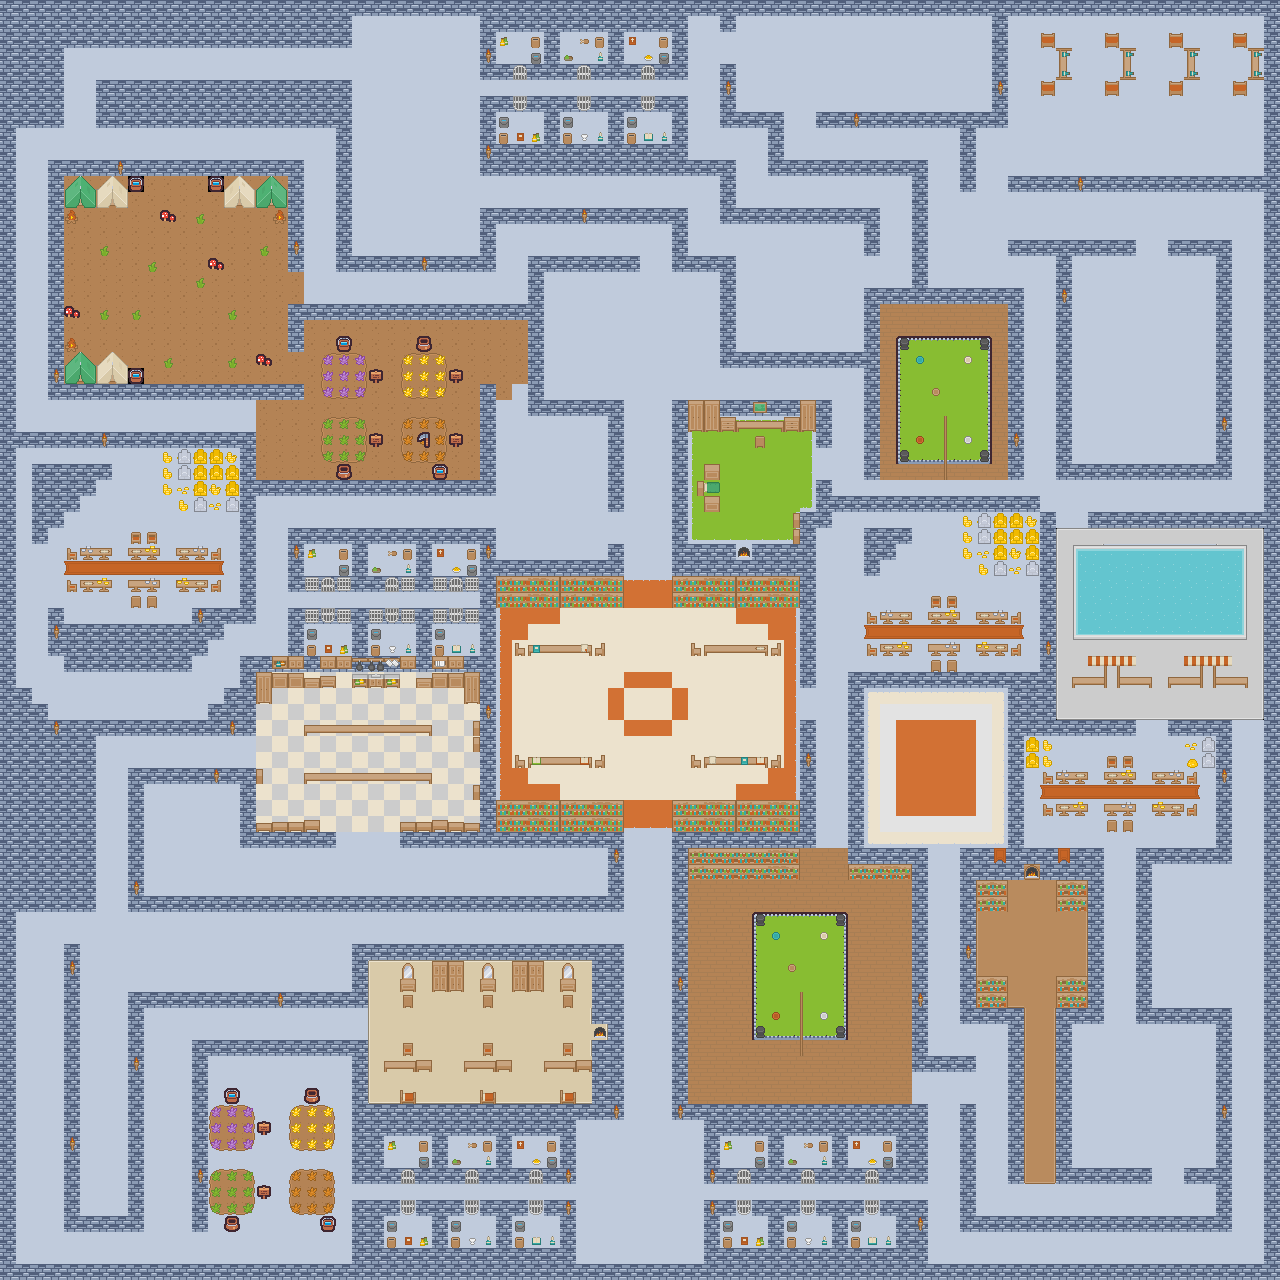

This is a level from a 2D game, rendered from its Tiled map with the project's own tilesets. A one-line summary and the map file follow, with tile-layer data summarised:
An orthogonal 80x80 tile map with 16x16 px tiles, 7 tile layers (background, decorationC, obstacles, decorationB, ...), 3 tilesets.

<map version="1.10" tiledversion="1.11.2" orientation="orthogonal" renderorder="right-down" width="80" height="80" tilewidth="16" tileheight="16" infinite="0" nextlayerid="9" nextobjectid="1">
 <editorsettings>
  <export target="lvl2.tmj" format="json" />
 </editorsettings>
 <tileset firstgid="1" name="animations" tilewidth="16" tileheight="16" tilecount="108" columns="18">
  <image source="../assets/animations.png" trans="000000" width="288" height="96" />
  <tile id="0">
   <properties>
    <property name="Coins" type="bool" value="true" />
    <property name="animationFrames" type="int" value="2" />
   </properties>
   <animation>
    <frame tileid="0" duration="150" />
    <frame tileid="1" duration="150" />
   </animation>
  </tile>
  <tile id="2">
   <properties>
    <property name="Coins" type="bool" value="true" />
    <property name="animationFrames" type="int" value="2" />
   </properties>
   <animation>
    <frame tileid="2" duration="150" />
    <frame tileid="3" duration="150" />
   </animation>
  </tile>
  <tile id="4">
   <properties>
    <property name="animationFrames" type="int" value="4" />
   </properties>
   <animation>
    <frame tileid="4" duration="300" />
    <frame tileid="5" duration="300" />
    <frame tileid="6" duration="300" />
    <frame tileid="7" duration="300" />
   </animation>
  </tile>
  <tile id="8">
   <properties>
    <property name="animationFrames" type="int" value="2" />
   </properties>
   <animation>
    <frame tileid="8" duration="150" />
    <frame tileid="9" duration="150" />
   </animation>
  </tile>
  <tile id="10">
   <properties>
    <property name="animationFrames" type="int" value="2" />
   </properties>
   <animation>
    <frame tileid="10" duration="150" />
    <frame tileid="11" duration="150" />
   </animation>
  </tile>
  <tile id="12">
   <properties>
    <property name="animationFrames" type="int" value="4" />
   </properties>
   <animation>
    <frame tileid="12" duration="300" />
    <frame tileid="13" duration="300" />
    <frame tileid="14" duration="300" />
    <frame tileid="15" duration="300" />
   </animation>
  </tile>
  <tile id="16">
   <properties>
    <property name="Coins" type="bool" value="true" />
    <property name="animationFrames" type="int" value="2" />
   </properties>
   <animation>
    <frame tileid="16" duration="300" />
    <frame tileid="17" duration="300" />
   </animation>
  </tile>
  <tile id="18">
   <properties>
    <property name="animationFrames" type="int" value="2" />
   </properties>
   <animation>
    <frame tileid="18" duration="300" />
    <frame tileid="19" duration="300" />
   </animation>
  </tile>
  <tile id="20">
   <properties>
    <property name="animationFrames" type="int" value="2" />
   </properties>
   <animation>
    <frame tileid="20" duration="300" />
    <frame tileid="21" duration="300" />
   </animation>
  </tile>
  <tile id="22">
   <properties>
    <property name="animationFrames" type="int" value="4" />
   </properties>
   <animation>
    <frame tileid="22" duration="300" />
    <frame tileid="23" duration="300" />
    <frame tileid="24" duration="300" />
    <frame tileid="25" duration="300" />
   </animation>
  </tile>
  <tile id="26">
   <properties>
    <property name="animationFrames" type="int" value="2" />
   </properties>
   <animation>
    <frame tileid="26" duration="300" />
    <frame tileid="27" duration="300" />
   </animation>
  </tile>
  <tile id="28">
   <properties>
    <property name="animationFrames" type="int" value="2" />
   </properties>
   <animation>
    <frame tileid="28" duration="300" />
    <frame tileid="29" duration="300" />
   </animation>
  </tile>
  <tile id="30">
   <properties>
    <property name="animationFrames" type="int" value="2" />
   </properties>
   <animation>
    <frame tileid="30" duration="300" />
    <frame tileid="31" duration="300" />
   </animation>
  </tile>
  <tile id="32">
   <properties>
    <property name="animationFrames" type="int" value="2" />
   </properties>
   <animation>
    <frame tileid="32" duration="300" />
    <frame tileid="33" duration="300" />
   </animation>
  </tile>
  <tile id="34">
   <properties>
    <property name="animationFrames" type="int" value="2" />
   </properties>
   <animation>
    <frame tileid="34" duration="300" />
    <frame tileid="35" duration="300" />
   </animation>
  </tile>
  <tile id="36">
   <properties>
    <property name="animationFrames" type="int" value="2" />
   </properties>
   <animation>
    <frame tileid="36" duration="300" />
    <frame tileid="37" duration="300" />
   </animation>
  </tile>
  <tile id="38">
   <properties>
    <property name="animationFrames" type="int" value="2" />
   </properties>
   <animation>
    <frame tileid="38" duration="300" />
    <frame tileid="39" duration="300" />
   </animation>
  </tile>
  <tile id="40">
   <properties>
    <property name="animationFrames" type="int" value="2" />
   </properties>
   <animation>
    <frame tileid="40" duration="300" />
    <frame tileid="41" duration="300" />
   </animation>
  </tile>
  <tile id="42">
   <properties>
    <property name="animationFrames" type="int" value="2" />
   </properties>
   <animation>
    <frame tileid="42" duration="300" />
    <frame tileid="43" duration="300" />
   </animation>
  </tile>
  <tile id="44">
   <properties>
    <property name="animationFrames" type="int" value="2" />
   </properties>
   <animation>
    <frame tileid="44" duration="300" />
    <frame tileid="45" duration="300" />
   </animation>
  </tile>
  <tile id="46">
   <properties>
    <property name="animationFrames" type="int" value="2" />
   </properties>
   <animation>
    <frame tileid="46" duration="300" />
    <frame tileid="47" duration="300" />
   </animation>
  </tile>
  <tile id="48">
   <properties>
    <property name="animationFrames" type="int" value="2" />
   </properties>
   <animation>
    <frame tileid="48" duration="300" />
    <frame tileid="49" duration="300" />
   </animation>
  </tile>
  <tile id="50">
   <properties>
    <property name="animationFrames" type="int" value="2" />
   </properties>
   <animation>
    <frame tileid="50" duration="300" />
    <frame tileid="51" duration="300" />
   </animation>
  </tile>
  <tile id="52">
   <properties>
    <property name="animationFrames" type="int" value="2" />
   </properties>
   <animation>
    <frame tileid="52" duration="300" />
    <frame tileid="53" duration="300" />
   </animation>
  </tile>
  <tile id="54">
   <properties>
    <property name="animationFrames" type="int" value="2" />
   </properties>
   <animation>
    <frame tileid="54" duration="300" />
    <frame tileid="55" duration="300" />
   </animation>
  </tile>
  <tile id="56">
   <properties>
    <property name="animationFrames" type="int" value="2" />
   </properties>
   <animation>
    <frame tileid="56" duration="300" />
    <frame tileid="57" duration="300" />
   </animation>
  </tile>
  <tile id="58">
   <properties>
    <property name="animationFrames" type="int" value="2" />
   </properties>
   <animation>
    <frame tileid="58" duration="300" />
    <frame tileid="59" duration="300" />
   </animation>
  </tile>
  <tile id="60">
   <properties>
    <property name="animationFrames" type="int" value="2" />
   </properties>
   <animation>
    <frame tileid="60" duration="300" />
    <frame tileid="61" duration="300" />
   </animation>
  </tile>
  <tile id="62">
   <properties>
    <property name="animationFrames" type="int" value="2" />
   </properties>
   <animation>
    <frame tileid="62" duration="300" />
    <frame tileid="63" duration="300" />
   </animation>
  </tile>
  <tile id="64">
   <properties>
    <property name="animationFrames" type="int" value="2" />
   </properties>
   <animation>
    <frame tileid="64" duration="300" />
    <frame tileid="65" duration="300" />
   </animation>
  </tile>
  <tile id="66">
   <properties>
    <property name="animationFrames" type="int" value="2" />
   </properties>
   <animation>
    <frame tileid="66" duration="300" />
    <frame tileid="67" duration="300" />
   </animation>
  </tile>
  <tile id="68">
   <properties>
    <property name="animationFrames" type="int" value="2" />
   </properties>
   <animation>
    <frame tileid="68" duration="300" />
    <frame tileid="69" duration="300" />
   </animation>
  </tile>
  <tile id="70">
   <properties>
    <property name="animationFrames" type="int" value="2" />
   </properties>
   <animation>
    <frame tileid="70" duration="300" />
    <frame tileid="71" duration="300" />
   </animation>
  </tile>
  <tile id="88">
   <properties>
    <property name="animationFrames" type="int" value="2" />
   </properties>
   <animation>
    <frame tileid="88" duration="200" />
    <frame tileid="89" duration="200" />
   </animation>
  </tile>
 </tileset>
 <tileset firstgid="109" name="insideSheet1" tilewidth="16" tileheight="16" spacing="1" tilecount="1767" columns="57">
  <image source="../assets/insideSheet1.png" trans="000000" width="968" height="526" />
 </tileset>
 <tileset firstgid="1876" name="outsideSheet1" tilewidth="16" tileheight="16" spacing="1" tilecount="132" columns="12">
  <image source="../assets/outsideSheet1.png" trans="000000" width="203" height="186" />
 </tileset>
 <layer id="6" name="background" width="80" height="80">
  <data>[6400 cells, 6399 non-empty, 23 distinct tile ids]</data>
 </layer>
 <layer id="8" name="decorationC" width="80" height="80">
  <data>[6400 cells, 1041 non-empty, 75 distinct tile ids]</data>
 </layer>
 <layer id="5" name="obstacles" width="80" height="80">
  <data>[6400 cells, 2197 non-empty, 78 distinct tile ids]</data>
 </layer>
 <layer id="3" name="decorationB" width="80" height="80">
  <data>[6400 cells, 271 non-empty, 42 distinct tile ids]</data>
 </layer>
 <layer id="4" name="damageLayer" width="80" height="80">
  <data>[6400 cells, 3 non-empty, 1 distinct tile ids]</data>
 </layer>
 <layer id="2" name="decorationA" width="80" height="80">
  <data>[6400 cells, 102 non-empty, 16 distinct tile ids]</data>
 </layer>
 <layer id="7" name="collectables" width="80" height="80">
  <data>[6400 cells, 0 non-empty, 0 distinct tile ids]</data>
 </layer>
</map>
